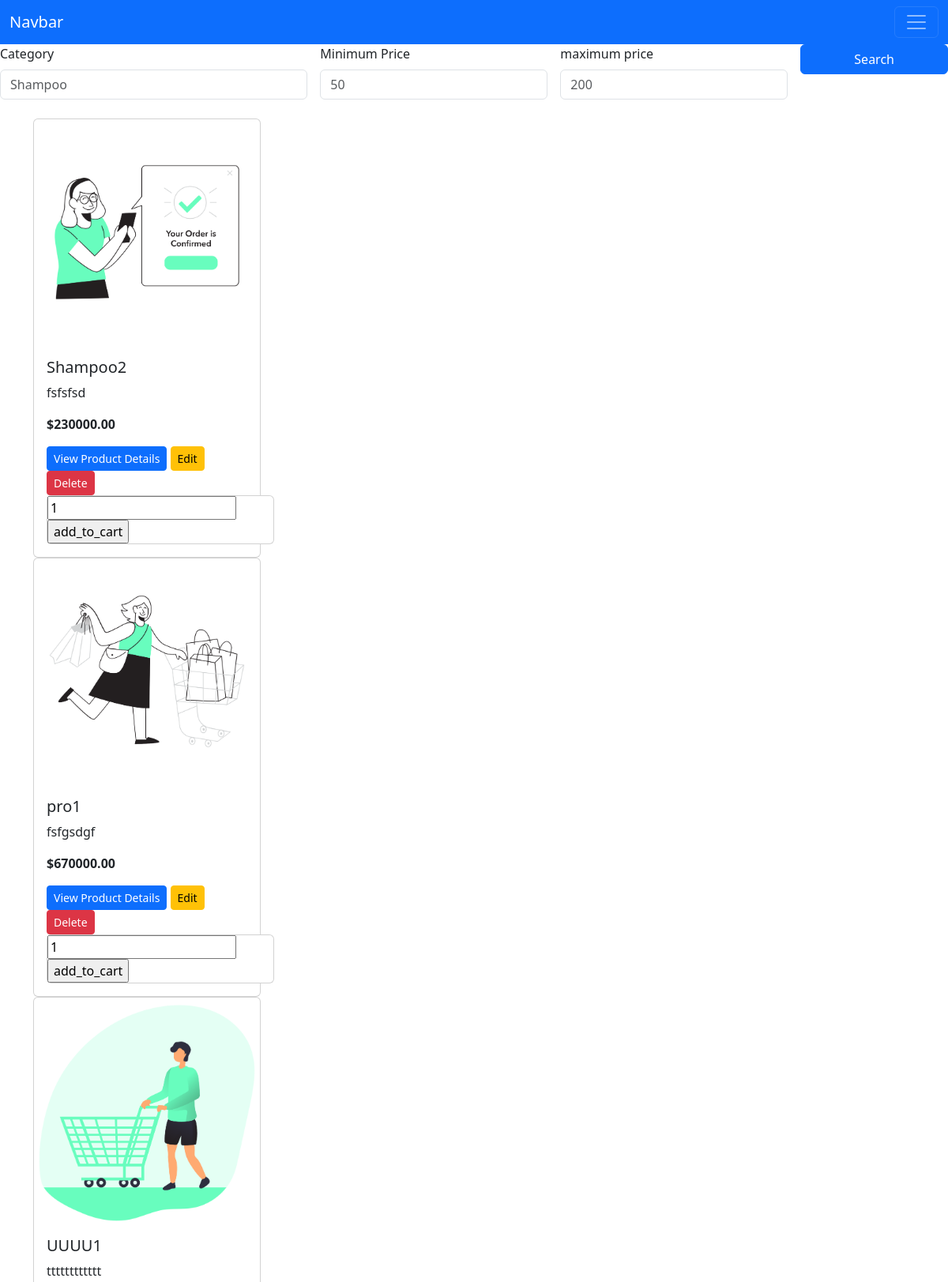
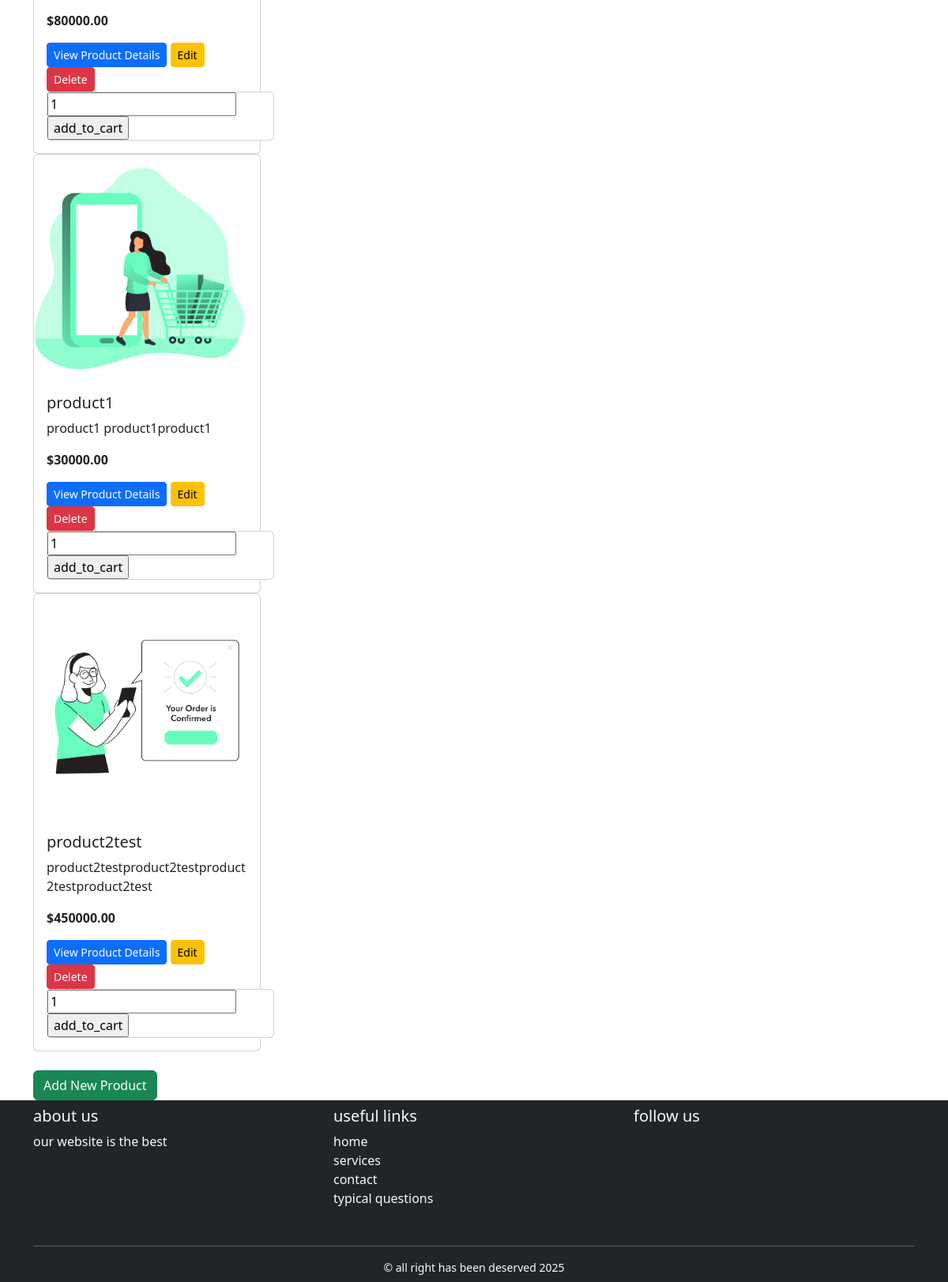
/product/ (signed in), run on the app's committed database (2 pictures, top to bottom).
### product/models.py (models this page shows, shortened)
class Product(models.Model):
    CATEGORY_CHOICE = [
        ('skincare', 'Skincare'),
        ('makeup', 'Makeup'),
        ('haircare', 'Haircare'),
        ('fragrance', 'Fragrance'),
        ('bodycare', 'Bodycare'),
    ]
    seller = models.ForeignKey(User, on_delete=models.CASCADE, related_name='products')
    category = models.ForeignKey(Category, on_delete=models.CASCADE)
    name = models.CharField(max_length=200)
    description = models.TextField()
    brand = models.CharField(max_length=100)
    price = models.DecimalField(max_digits=10, decimal_places=2)
    stock = models.PositiveIntegerField(null=True, blank=True)
    image = models.ImageField(upload_to='product_images/', blank=True, null=True)
    category = models.CharField(max_length=50, choices=CATEGORY_CHOICE)
    created_at = models.DateTimeField(auto_now_add=True)
    updated_at = models.DateTimeField(auto_now=True)

### product/views.py (the view)
# urls.py: path('', views.ProductListView.as_view(), name='product_list'),
class ProductListView(View):
    def get(self, request):
        products = Product.objects.all()
        cart_form = AddToCartForm()
        search_query = request.GET.get('search', '')
        category = request.GET.get('category')
        min_price = request.GET.get('min_price')
        max_price = request.GET.get('max_price')
        if search_query:
            products = products.filter(Q(name__icontains=search_query) | Q(description__icontains=search_query))
        if category:
            products = products.filter(Category__name__iexact=category)
        if min_price:
            products = products.filter(proce__gte=min_price)
        if max_price:
            products = products.filter(price__lte=max_price)
        return render(request, 'product/product_list.html', {'products': products, 'form': cart_form})

### order/forms.py
class AddToCartForm(forms.Form):
    quantity = forms.IntegerField(min_value=1, initial=1)
    override = forms.BooleanField(required=False, initial=False, widget=forms.HiddenInput)

### product/templates/product/product_list.html (shortened to what this page needs)
{% extends 'base.html'%}
{% block content %}
<div class="container mt-4">
    {% for product in products%}
    <div class="card" style="width: 18rem;">
        {% if product.image %}
        <img src="{{ product.image.url }}" class="card-img-top" alt="{{product.name}}">
        {% else %}
        <img src="" class="card-img-top" alt="No image">
        {% endif%}
        <div class="card-body">
            <h5 class="card-title">{{product.name}}</h5>
            <p class="card-text">{{product.description}}</p>
            <p class="fw-bold">${{ product.price }}</p>
            <a href="{% url 'product:product_detail' product.pk %}" class="btn btn-primary btn-sm">View Product
                Details</a>
            <a href="{% url 'product:product_update' product.pk%}" class="btn btn-warning btn-sm">Edit</a>
            <form action="{% url 'product:product_delete' product.pk%}" method="post" style="display:inline">
                <button type="submit" class="btn btn-danger btn-sm">Delete</button>
            </form>
            <div class="card" style="width: 18rem;">
                <form action="{% url 'order:add_to_cart' product.id %}" method="post">
                    {{ form.quantity }}
                    <input type="submit" value="add_to_cart">
                </form>
            </div>
        </div>
    </div>
    {% endfor %}
    {% if user.is_authenticated%}
    <a href="{% url 'product:product_create'%}" class="btn btn-success mt-4">Add New Product</a>
    {% endif%}
</div>
{% endblock %}

### templates/base.html (shortened to what this page needs)
<!DOCTYPE html>
<html lang="en">
<head>
    <link href="https://cdn.jsdelivr.net/npm/bootstrap@5.3.7/dist/css/bootstrap.min.css" rel="stylesheet">
</head>
<body>
<div> {% include 'inc/navbar.html' %} </div>
<div>{% include 'inc/filter.html' %}</div>
{% block content %}{% endblock %}
<div>{% include 'inc/footer.html' %}</div>
</body>
</html>

### templates/inc/navbar.html (shortened to what this page needs)
 <nav class="navbar bg-primary" data-bs-theme="dark">
  <div class="container-fluid">
    <a class="navbar-brand" href="#">Navbar</a>
    <button class="navbar-toggler" type="button" data-bs-toggle="collapse" data-bs-target="#navbarTogglerDemo02" aria-controls="navbarTogglerDemo02" aria-expanded="false" aria-label="Toggle navigation">
      <span class="navbar-toggler-icon"></span>
    </button>
  </div>
</nav>

### templates/inc/filter.html
<form class="row g-3 mb-3" method="get" action="{% url 'product:product_list'%}">
    <div class="col-md-4">
        <label for="category" class="form-label">Category</label>
        <input type="text" class="form-control" name="category" id="category" placeholder="Shampoo">
    </div>
    <div class="col-md-3">
        <label for="min_price" class="form-label">Minimum Price</label>
        <input type="number" class="form-control" name="min-price" id="min-price" placeholder="50">
    </div>
    <div class="col-md-3">
        <label for="max-price" class="form-label">maximum price</label>
        <input type="number" class="form-control" name="max-price" id="max-price" placeholder="200">
    </div>
    <div class="col-md-2">
        <button type="submit" class="btn btn-primary w-100" > Search</button>
    </div>
</form>

### templates/inc/footer.html (shortened to what this page needs)
<footer class="bg-dark text-light py-2 mt-auto">
  <div class="container">
    <div class="row">
      <div class="col-md-4 mb-3">
        <h5> about us</h5>
        <p> our website is the best</p>
      </div>
      <div class="col-md-4 mb-3">
        <h5>useful links</h5>
        <ul class="list-unstyled">
          <li><a href="#" class="text-light text-decoration-none">home</a></li>
          <li><a href="#" class="text-light text-decoration-none">services</a></li>
          <li><a href="#" class="text-light text-decoration-none">contact</a></li>
          <li><a href="#" class="text-light text-decoration-none"> typical questions</a></li>
        </ul>
      </div>
      <div class="col-md-4 mb-3">
        <h5>follow us</h5>
      </div>
    </div>
    <hr class="bg-light"/>
    <div class="text-center small">
      &copy; all right has been deserved 2025
    </div>
  </div>
</footer>

### data on the page
Product: image (picture), name "Shampoo2", description "fsfsfsd", price "230000.00", quantity "1"
Product: image (picture), name "pro1", description "fsfgsdgf", price "670000.00", quantity "1"
Product: image (picture), name "UUUU1", description "tttttttttttt", price "80000.00", quantity "1"
Product: image (picture), name "product1", description "product1 product1product1", price "30000.00", quantity "1"
Product: image (picture), name "product2test", description "product2testproduct2testproduct2testproduct2test", price "450000.00", quantity "1"
